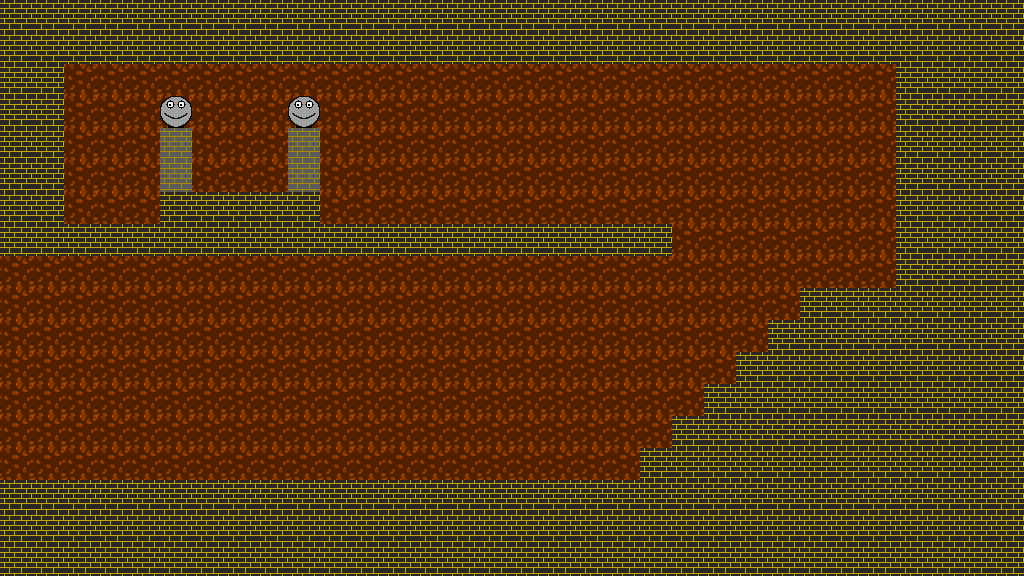

The image is a tile-based game level rendered from a .tmx file. Its description and source (layers, tilesets, objects; grid data summarised) follow:
An orthogonal 32x18 tile map with 32x32 px tiles, 4 tile layers (Collision_Layer, Background, Terrain, Sprite_Layer), 2 tilesets and 9 objects (7x enemy, out_zone, powerUp).

<map version="1.0" orientation="orthogonal" renderorder="right-down" width="32" height="18" tilewidth="32" tileheight="32" nextobjectid="12">
 <tileset firstgid="1" name="Set_1" tilewidth="32" tileheight="32" tilecount="25">
  <image source="img/Set_01.png" width="160" height="160" />
 </tileset>
 <tileset firstgid="26" name="Set_2" tilewidth="32" tileheight="32" tilecount="25">
  <image source="img/Set_02.png" width="160" height="160" />
 </tileset>
 <layer name="Collision_Layer" width="32" height="18">
  <data>[576 cells, 281 non-empty, 1 distinct tile ids]</data>
 </layer>
 <layer name="Background" width="32" height="18">
  <data>[576 cells, 576 non-empty, 1 distinct tile ids]</data>
 </layer>
 <layer name="Terrain" width="32" height="18">
  <data>[576 cells, 287 non-empty, 3 distinct tile ids]</data>
 </layer>
 <layer name="Sprite_Layer" width="32" height="18">
  <data>[576 cells, 0 non-empty, 0 distinct tile ids]</data>
 </layer>
 <objectgroup name="outZoneLayer">
  <object id="1" name="out_zone_1" type="out_zone" x="0" y="256" width="63" height="226" />
 </objectgroup>
 <objectgroup name="enemyLayer_01">
  <object id="3" name="enemyShooter" type="enemy" x="609" y="449" width="28" height="29">
   <properties>
    <property name="direction" value="Left" />
   </properties>
  </object>
  <object id="5" name="enemyShooter" type="enemy" x="672" y="385.5" width="28" height="29">
   <properties>
    <property name="direction" value="Left" />
   </properties>
  </object>
  <object id="6" name="enemyShooter" type="enemy" x="641" y="416.5" width="28" height="29">
   <properties>
    <property name="direction" value="Left" />
   </properties>
  </object>
  <object id="8" name="enemyShooter" type="enemy" x="704" y="353.5" width="28" height="29">
   <properties>
    <property name="direction" value="Left" />
   </properties>
  </object>
  <object id="9" name="enemyShooter" type="enemy" x="737" y="321.5" width="28" height="29">
   <properties>
    <property name="direction" value="Left" />
   </properties>
  </object>
  <object id="10" name="enemyShooter" type="enemy" x="770" y="287.5" width="28" height="29">
   <properties>
    <property name="direction" value="Left" />
   </properties>
  </object>
  <object id="11" name="enemyShooter" type="enemy" x="799" y="256.5" width="28" height="29">
   <properties>
    <property name="direction" value="Left" />
   </properties>
  </object>
 </objectgroup>
 <objectgroup name="powerUpLayer_01">
  <object id="2" name="powerUp_HealthMax" type="powerUp" x="225" y="129" width="28" height="31" />
 </objectgroup>
</map>
